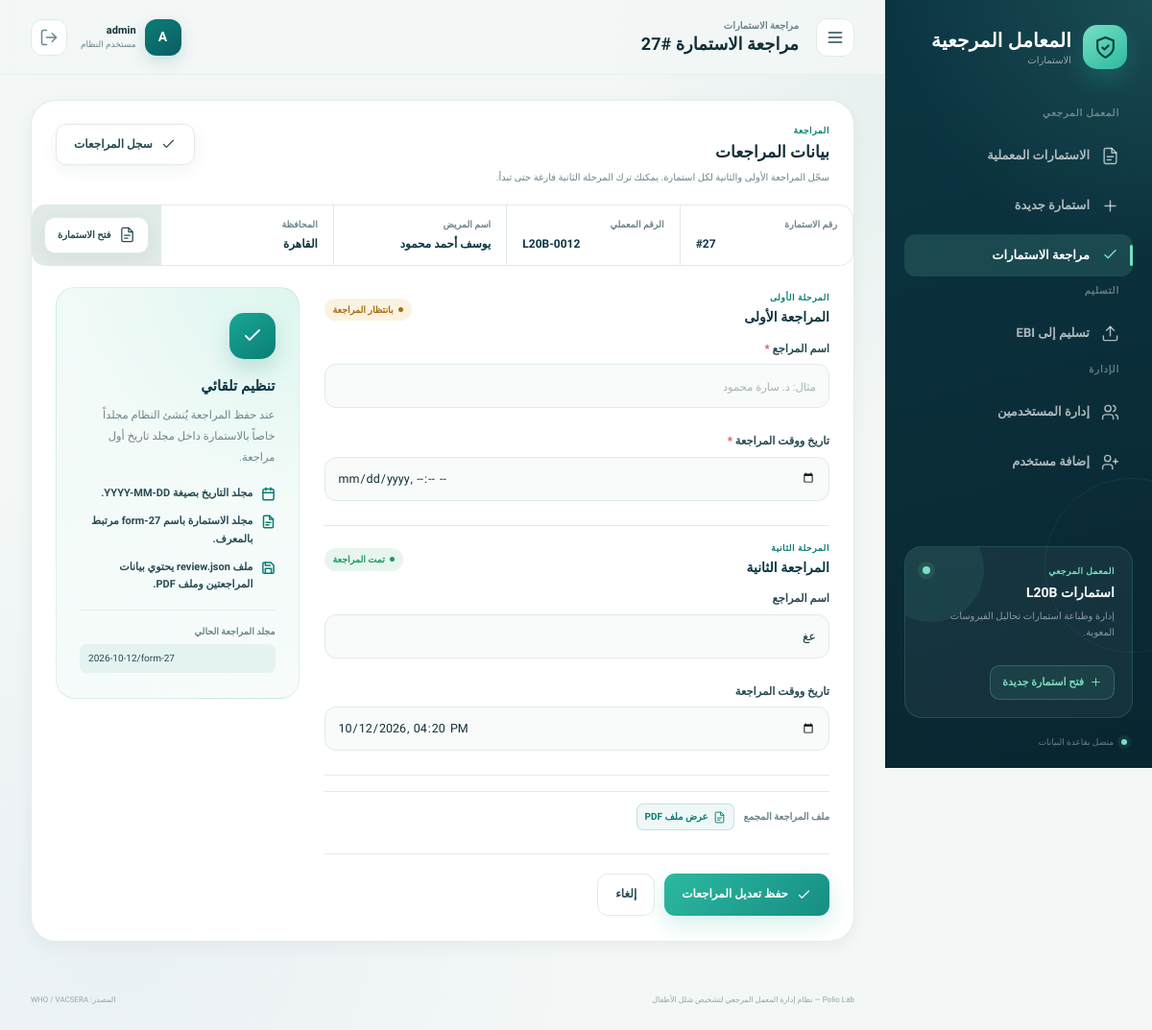
Screenshot of /reviews/27 (signed in) with the database file from the repository.
### tables this page shows
CREATE TABLE lab_forms (
    id INTEGER PRIMARY KEY AUTOINCREMENT,
    national_id TEXT NOT NULL DEFAULT '',
    lab_number TEXT NOT NULL DEFAULT '',
    patient_name TEXT NOT NULL DEFAULT '',
    age_months TEXT NOT NULL DEFAULT '',
    age_years TEXT NOT NULL DEFAULT '',
    illness_date TEXT NOT NULL DEFAULT '',
    center TEXT NOT NULL DEFAULT '',
    governorate TEXT NOT NULL DEFAULT '',
    sample_condition TEXT NOT NULL DEFAULT 'جميدة',
    sample1_collect_date TEXT NOT NULL DEFAULT '',
    sample1_receive_date TEXT NOT NULL DEFAULT '',
    sample1_l20b TEXT NOT NULL DEFAULT 'سلبي',
    sample1_prelim_date TEXT NOT NULL DEFAULT '',
    sample1_final TEXT NOT NULL DEFAULT 'سلبي',
    sample1_final_date TEXT NOT NULL DEFAULT '',
    sample2_collect_date TEXT NOT NULL DEFAULT '',
    sample2_receive_date TEXT NOT NULL DEFAULT '',
    sample2_l20b TEXT NOT NULL DEFAULT '',
    sample2_prelim_date TEXT NOT NULL DEFAULT '',
    sample2_final TEXT NOT NULL DEFAULT '',
    sample2_final_date TEXT NOT NULL DEFAULT '',
    stamp_image TEXT NOT NULL DEFAULT '',
    signature_image TEXT NOT NULL DEFAULT '',
    signatory_name TEXT NOT NULL DEFAULT 'ك/ أميرة يحيى زغلول',
    show_stamp INTEGER NOT NULL DEFAULT 1,
    show_signature INTEGER NOT NULL DEFAULT 1,
    stamp_position TEXT NOT NULL DEFAULT 'left',
    signature_position TEXT NOT NULL DEFAULT 'left',
    notes TEXT NOT NULL DEFAULT '',
    created_at TEXT NOT NULL DEFAULT CURRENT_TIMESTAMP,
    updated_at TEXT NOT NULL DEFAULT CURRENT_TIMESTAMP
, created_by TEXT NOT NULL DEFAULT '', contact_number TEXT NOT NULL DEFAULT '');

CREATE TABLE users (
    id INTEGER PRIMARY KEY AUTOINCREMENT,
    username TEXT NOT NULL UNIQUE COLLATE NOCASE,
    password_hash TEXT NOT NULL,
    created_at TEXT NOT NULL DEFAULT CURRENT_TIMESTAMP
, role TEXT NOT NULL DEFAULT 'user');

CREATE TABLE form_reviews (
    id INTEGER PRIMARY KEY AUTOINCREMENT,
    lab_form_id INTEGER NOT NULL UNIQUE,
    folder_path TEXT NOT NULL DEFAULT '',
    created_at TEXT NOT NULL DEFAULT CURRENT_TIMESTAMP,
    updated_at TEXT NOT NULL DEFAULT CURRENT_TIMESTAMP, first_reviewer_name TEXT NOT NULL DEFAULT '', first_reviewed_at TEXT NOT NULL DEFAULT '', second_reviewer_name TEXT NOT NULL DEFAULT '', second_reviewed_at TEXT NOT NULL DEFAULT '', pdf_path TEXT NOT NULL DEFAULT '', delivery_queued_at TEXT NOT NULL DEFAULT '',
    FOREIGN KEY (lab_form_id) REFERENCES lab_forms (id) ON DELETE CASCADE
);

### app.py (the view, shortened to what this page needs)
@bp.route("/reviews/<int:form_id>", methods=["GET", "POST"])
@login_required
def review_form_page(form_id):
    db = get_db()
    form_row = db.execute(
        "SELECT * FROM lab_forms WHERE id = ?", (form_id,)
    ).fetchone()
    if form_row is None:
        abort(404)
    review = db.execute(
        "SELECT * FROM form_reviews WHERE lab_form_id = ?", (form_id,)
    ).fetchone()
    values = {}
    for stage in REVIEW_STAGES.values():
        for field in (stage["reviewer"], stage["reviewed_at"]):
            values[field] = review[field] if review else ""
    errors = {}
    return render_template(
        "review_form.html",
        form=lab_form_to_dict(form_row),
        review=review,
        values=values,
        errors=errors,
    )

### templates/review_form.html (shortened to what this page needs)
<!DOCTYPE html>
<html lang="ar" dir="rtl">
<head>
    <link rel="stylesheet" href="{{ url_for('static', filename='css/styles.css') }}">
    <link rel="stylesheet" href="{{ url_for('static', filename='css/users.css') }}">
    <link rel="stylesheet" href="{{ url_for('static', filename='css/reviews.css') }}">
</head>
<body class="users-page reviews-page">
    {% set active_nav = 'reviews' %}
    <div class="app-shell">
        {% include "_sidebar.html" %}
        <div class="app-main">
            <header class="topbar no-print">
                <button class="icon-button menu-button" id="menu-button" type="button" aria-label="فتح القائمة">
                    <svg class="icon"><use href="#icon-menu"></use></svg>
                </button>
                <div class="page-heading">
                    <span>مراجعة الاستمارات</span>
                    <h2>مراجعة الاستمارة #{{ form.id }}</h2>
                </div>
                <div class="topbar-actions">
                    <div class="user-chip">
                        <span class="user-avatar">{{ (current_user[0] if current_user else 'م')|upper }}</span>
                        <span class="user-copy">
                            <strong>{{ current_user or 'معمل شلل الأطفال' }}</strong>
                            <small>مستخدم النظام</small>
                        </span>
                    </div>
                    <form class="logout-form" method="post" action="{{ url_for('main.logout') }}">
                        <button class="icon-button logout-button" type="submit" title="تسجيل الخروج" aria-label="تسجيل الخروج">
                            <svg class="icon"><use href="#icon-log-out"></use></svg>
                        </button>
                    </form>
                </div>
            </header>
            <main class="page-content users-content">
                <section class="panel users-panel">
                    <div class="panel-header">
                        <div>
                            <span class="section-kicker">المراجعة</span>
                            <h2>بيانات المراجعات</h2>
                            <p>سجّل المراجعة الأولى والثانية لكل استمارة. يمكنك ترك المرحلة الثانية فارغة حتى تبدأ.</p>
                        </div>
                        <div class="panel-actions">
                            <a class="button button-secondary" href="{{ url_for('main.reviews_page') }}">
                                <svg class="icon"><use href="#icon-check"></use></svg>
                                <span>سجل المراجعات</span>
                            </a>
                        </div>
                    </div>
                    <div class="reviews-context">
                        <div class="reviews-context-item">
                            <span>رقم الاستمارة</span>
                            <strong dir="ltr">#{{ form.id }}</strong>
                        </div>
                        <div class="reviews-context-item">
                            <span>الرقم المعملي</span>
                            <strong dir="auto">{{ form.lab_number or '—' }}</strong>
                        </div>
                        <div class="reviews-context-item">
                            <span>اسم المريض</span>
                            <strong dir="auto">{{ form.patient_name or '—' }}</strong>
                        </div>
                        <div class="reviews-context-item">
                            <span>المحافظة</span>
                            <strong>{{ form.governorate or '—' }}</strong>
                        </div>
                        <a class="button button-secondary button-compact reviews-context-link" href="{{ url_for('main.edit_form_page', form_id=form.id) }}">
                            <svg class="icon"><use href="#icon-file"></use></svg>
                            <span>فتح الاستمارة</span>
                        </a>
                    </div>
                    <div class="users-layout">
                        <form class="users-form" method="post" action="{{ url_for('main.review_form_page', form_id=form.id) }}" novalidate>
                            <section class="review-stage-form" aria-labelledby="first-review-heading">
                                <div class="review-stage-heading">
                                    <div>
                                        <span class="section-kicker">المرحلة الأولى</span>
                                        <h3 id="first-review-heading">المراجعة الأولى</h3>
                                    </div>
                                    {% if review and review.first_reviewed_at %}
                                    <span class="review-status is-reviewed">تمت المراجعة</span>
                                    {% else %}
                                    <span class="review-status">بانتظار المراجعة</span>
                                    {% endif %}
                                </div>
                                <div class="form-grid users-form-grid">
                                    <div class="form-field span-two{{ ' has-error' if errors.first_reviewer_name }}">
                                        <label for="first_reviewer_name">اسم المراجع <span class="required">*</span></label>
                                        <input
                                            id="first_reviewer_name"
                                            name="first_reviewer_name"
                                            type="text"
                                            value="{{ values.first_reviewer_name }}"
                                            placeholder="مثال: د. سارة محمود"
                                            maxlength="120"
                                            autocomplete="off"
                                        >
                                    </div>
                                    <div class="form-field span-two{{ ' has-error' if errors.first_reviewed_at }}">
                                        <label for="first_reviewed_at">تاريخ ووقت المراجعة <span class="required">*</span></label>
                                        <input
                                            id="first_reviewed_at"
                                            name="first_reviewed_at"
                                            type="datetime-local"
                                            value="{{ values.first_reviewed_at }}"
                                            step="60"
                                        >
                                    </div>
                                </div>
                            </section>
                            <section class="review-stage-form" aria-labelledby="second-review-heading">
                                <div class="review-stage-heading">
                                    <div>
                                        <span class="section-kicker">المرحلة الثانية</span>
                                        <h3 id="second-review-heading">المراجعة الثانية</h3>
                                    </div>
                                    {% if review and review.second_reviewed_at %}
                                    <span class="review-status is-reviewed">تمت المراجعة</span>
                                    {% elif review and review.first_reviewed_at %}
                                    <span class="review-status">بانتظار المراجعة</span>
                                    {% else %}
                                    <span class="review-status is-empty">لم تبدأ</span>
                                    {% endif %}
                                </div>
                                <div class="form-grid users-form-grid">
                                    <div class="form-field span-two{{ ' has-error' if errors.second_reviewer_name }}">
                                        <label for="second_reviewer_name">اسم المراجع</label>
                                        <input
                                            id="second_reviewer_name"
                                            name="second_reviewer_name"
                                            type="text"
                                            value="{{ values.second_reviewer_name }}"
                                            placeholder="مثال: د. محمد علي"
                                            maxlength="120"
                                            autocomplete="off"
                                        >
                                    </div>
                                    <div class="form-field span-two{{ ' has-error' if errors.second_reviewed_at }}">
                                        <label for="second_reviewed_at">تاريخ ووقت المراجعة</label>
                                        <input
                                            id="second_reviewed_at"
                                            name="second_reviewed_at"
                                            type="datetime-local"
                                            value="{{ values.second_reviewed_at }}"
                                            step="60"
                                        >
                                    </div>
                                </div>
                            </section>
                            {% if review and review.pdf_path %}
                            <div class="reviews-existing-pdf">
                                <span>ملف المراجعة المجمع</span>
                                <a class="review-pdf-link" href="{{ url_for('main.review_pdf', filename=review.pdf_path) }}" target="_blank" rel="noopener">
                                    <svg class="icon"><use href="#icon-file"></use></svg>
                                    <span>عرض ملف PDF</span>
                                </a>
                            </div>
                            {% endif %}
                            <div class="users-form-actions">
                                <button class="button button-primary" type="submit">
                                    <svg class="icon"><use href="#icon-check"></use></svg>
                                    <span>{{ 'حفظ تعديل المراجعات' if review else 'حفظ المراجعات' }}</span>
                                </button>
                                <a class="button button-secondary" href="{{ url_for('main.reviews_page') }}">
                                    <span>إلغاء</span>
                                </a>
                            </div>
                        </form>
                        <aside class="users-guide" aria-label="تنظيم مجلدات المراجعة">
                            <span class="users-guide-icon"><svg class="icon"><use href="#icon-check"></use></svg></span>
                            <h3>تنظيم تلقائي</h3>
                            <p>عند حفظ المراجعة يُنشئ النظام مجلداً خاصاً بالاستمارة داخل مجلد تاريخ أول مراجعة.</p>
                            <ul>
                                <li><svg class="icon"><use href="#icon-calendar"></use></svg><span>مجلد التاريخ بصيغة <bdi dir="ltr">YYYY-MM-DD</bdi>.</span></li>
                                <li><svg class="icon"><use href="#icon-file"></use></svg><span>مجلد الاستمارة باسم <bdi dir="ltr">form-{{ form.id }}</bdi> مرتبط بالمعرف.</span></li>
                                <li><svg class="icon"><use href="#icon-save"></use></svg><span>ملف <bdi dir="ltr">review.json</bdi> يحتوي بيانات المراجعتين وملف PDF.</span></li>
                            </ul>
                            {% if review and review.folder_path %}
                            <div class="reviews-existing-folder">
                                <span>مجلد المراجعة الحالي</span>
                                <code dir="ltr">{{ review.folder_path }}</code>
                            </div>
                            {% endif %}
                        </aside>
                    </div>
                </section>
            </main>
            <footer class="app-footer no-print">
                <span>Polio Lab — نظام إدارة المعمل المرجعي لتشخيص شلل الأطفال</span>
                <span>المصدر: WHO / VACSERA</span>
            </footer>
        </div>
    </div>
</body>
</html>

### rows the page displays
lab_forms: id "27", lab_number "L20B-0012", patient_name "يوسف أحمد محمود", governorate "القاهرة"
users: username "A", username "admin"
form_reviews: second_reviewer_name "عغ", second_reviewed_at "10/12/2026 16:20", folder_path "2026-10-12/form-27"

### other values shown
{{ 'حفظ تعديل المراجعات' if review else 'حفظ المراجعات' }} "حفظ تعديل المراجعات"
